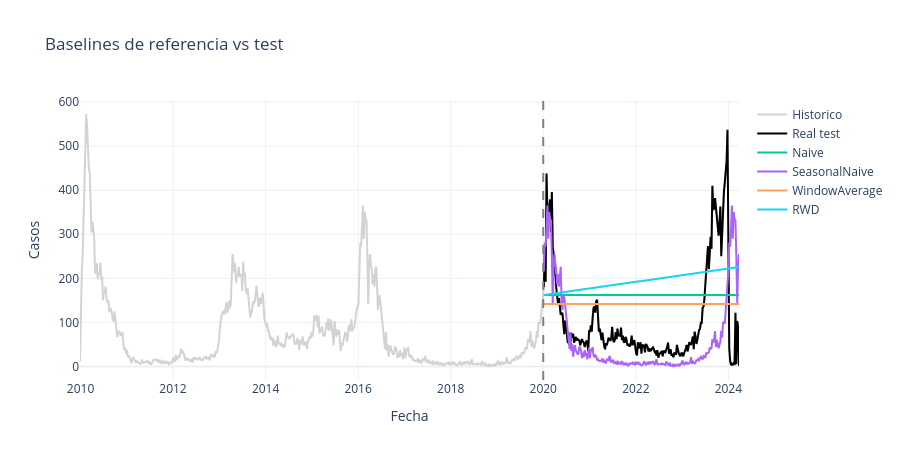

Write notebook code for a chart like this one.
### Markdown cell above
---
## PARTE 6: BASELINES DE REFERENCIA

Los baselines se usan como referencia cuantitativa para medir mejora porcentual. No cuentan dentro de los 8 modelos obligatorios de fase 2.

### Code cell
def crear_statsforecast_baseline(frecuencia=FRECUENCIA, estacionalidad=ESTACIONALIDAD):
    return StatsForecast(
        models=[Naive(), SeasonalNaive(season_length=estacionalidad), WindowAverage(window_size=3), RandomWalkWithDrift()],
        freq=frecuencia,
    )


def unir_predicciones_con_test(test, preds):
    return test.merge(preds, on=ID_COLS)


def graficar_pronosticos(serie, test, preds_test, modelos, titulo):
    fig = go.Figure()
    fig.add_trace(go.Scatter(x=serie.ds, y=serie.y, mode='lines', name='Historico', line=dict(color='lightgray')))
    fig.add_trace(go.Scatter(x=test.ds, y=test.y, mode='lines', name='Real test', line=dict(color='black', width=2)))
    for modelo in modelos:
        fig.add_trace(go.Scatter(x=preds_test.ds, y=preds_test[modelo], mode='lines', name=modelo))
    fig.add_vline(x=pd.to_datetime(FECHA_CORTE), line_dash='dash', line_color='gray')
    fig.update_layout(title=titulo, xaxis_title='Fecha', yaxis_title='Casos', template='plotly_white', height=460)
    fig.show()


sf_baseline = crear_statsforecast_baseline()
sf_baseline.fit(train)
preds_baseline = sf_baseline.predict(h=len(test))
test_baseline, metricas_baseline, modelos_baseline = evaluar_predicciones(test, preds_baseline)

graficar_pronosticos(df, test, test_baseline, modelos_baseline, 'Baselines de referencia vs test')
display(estilo_ranking_metricas(metricas_baseline))

### Figure 1 — Plotly figure (JSON) as saved in the notebook; plotly's stock layout.template omitted (floating-point values rounded to 4 significant figures; data arrays with more than 128 entries replaced by an {"elided": "..."} marker saying what was removed)
{"data": [{"line": {"color": "lightgray"}, "mode": "lines", "name": "Historico", "type": "scatter", "x": {"elided": "744 str values"}, "y": {"elided": "744 float values"}}, {"line": {"color": "black", "width": 2}, "mode": "lines", "name": "Real test", "type": "scatter", "x": {"elided": "221 str values"}, "y": {"elided": "221 float values"}}, {"mode": "lines", "name": "Naive", "type": "scatter", "x": {"elided": "221 str values"}, "y": {"elided": "221 float values"}}, {"mode": "lines", "name": "SeasonalNaive", "type": "scatter", "x": {"elided": "221 str values"}, "y": {"elided": "221 float values"}}, {"mode": "lines", "name": "WindowAverage", "type": "scatter", "x": {"elided": "221 str values"}, "y": {"elided": "221 float values"}}, {"mode": "lines", "name": "RWD", "type": "scatter", "x": {"elided": "221 str values"}, "y": {"elided": "221 float values"}}], "layout": {"height": 460, "shapes": [{"line": {"color": "gray", "dash": "dash"}, "type": "line", "x0": "2020-01-01T00:00:00", "x1": "2020-01-01T00:00:00", "xref": "x", "y0": 0, "y1": 1, "yref": "y domain"}], "title": {"text": "Baselines de referencia vs test"}, "xaxis": {"title": {"text": "Fecha"}}, "yaxis": {"title": {"text": "Casos"}}}}
